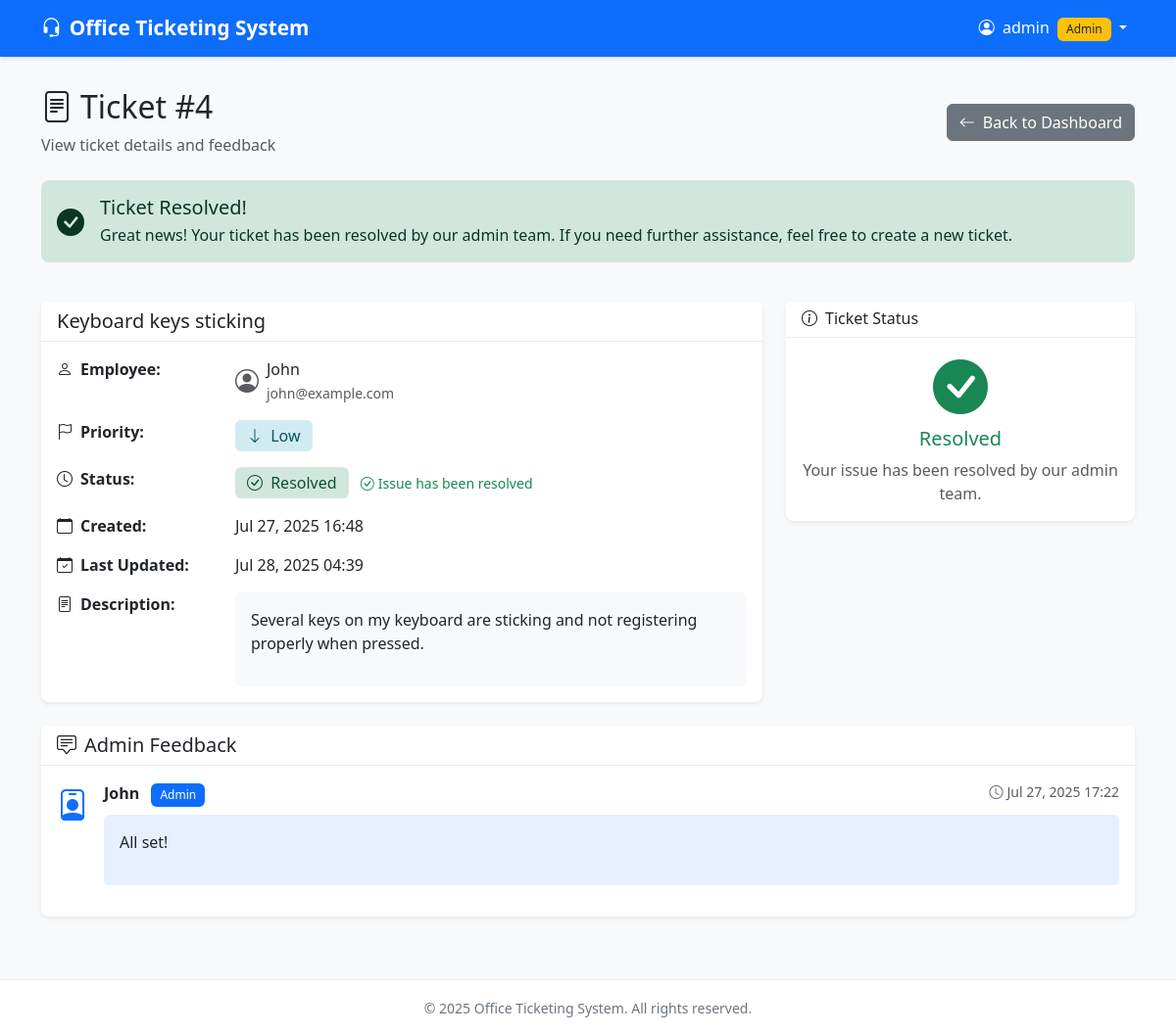
/ticket/4/ (signed in), run on the app's committed database.
### tickets/models.py (models this page shows, shortened)
class Ticket(models.Model):
    PRIORITY_CHOICES = [
        ('low', 'Low'),
        ('medium', 'Medium'),
        ('high', 'High'),
        ('urgent', 'Urgent'),
    ]
    STATUS_CHOICES = [
        ('open', 'Open'),
        ('ongoing', 'Ongoing'),
        ('resolved', 'Resolved'),
        ('closed', 'Closed'),
    ]
    title = models.CharField(max_length=200)
    description = models.TextField()
    priority = models.CharField(max_length=10, choices=PRIORITY_CHOICES, default='medium')
    status = models.CharField(max_length=10, choices=STATUS_CHOICES, default='open')
    employee = models.ForeignKey(User, on_delete=models.CASCADE, related_name='tickets')
    created_at = models.DateTimeField(default=timezone.now)
    updated_at = models.DateTimeField(auto_now=True)
    class Meta:
        ordering = ['-created_at']

class TicketFeedback(models.Model):
    ticket = models.ForeignKey(Ticket, on_delete=models.CASCADE, related_name='feedback')
    admin_user = models.ForeignKey(User, on_delete=models.CASCADE)
    message = models.TextField()
    created_at = models.DateTimeField(default=timezone.now)
    class Meta:
        ordering = ['-created_at']

### tickets/views.py (the view)
# urls.py: path('ticket/<int:ticket_id>/', views.ticket_detail, name='ticket_detail'),
@login_required
def ticket_detail(request, ticket_id):
    ticket = get_object_or_404(Ticket, id=ticket_id)
    if not is_admin(request.user) and ticket.employee != request.user:
        messages.error(request, 'You can only view your own tickets.')
        return redirect('employee_dashboard')
    feedback_list = ticket.feedback.all()
    return render(request, 'ticket_detail.html', {
        'ticket': ticket,
        'feedback_list': feedback_list
    })

### tickets/views.py (called while the page is built)
def is_admin(user):
    return user.is_staff or user.is_superuser

### templates/ticket_detail.html (shortened to what this page needs)
{% extends 'base.html' %}
{% block content %}
<div class="row mb-4">
    <div class="col-12">
        <div class="d-flex justify-content-between align-items-center">
            <div>
                <h2><i class="bi bi-file-text me-2"></i>Ticket #{{ ticket.id }}</h2>
                <p class="text-muted mb-0">View ticket details and feedback</p>
            </div>
            <a href="{% if user.is_staff %}{% url 'admin_dashboard' %}{% else %}{% url 'employee_dashboard' %}{% endif %}" class="btn btn-secondary">
                <i class="bi bi-arrow-left me-2"></i>Back to Dashboard
            </a>
        </div>
    </div>
</div>
{% if ticket.status == 'resolved' %}
<div class="row mb-4">
    <div class="col-12">
        <div class="alert alert-success" role="alert">
            <div class="d-flex align-items-center">
                <i class="bi bi-check-circle-fill me-3 fs-3"></i>
                <div>
                    <h5 class="alert-heading mb-1">Ticket Resolved!</h5>
                    <p class="mb-0">Great news! Your ticket has been resolved by our admin team. If you need further assistance, feel free to create a new ticket.</p>
                </div>
            </div>
        </div>
    </div>
</div>
{% endif %}
<div class="row">
    <div class="col-lg-8">
        <div class="card">
            <div class="card-header">
                <h5 class="mb-0">{{ ticket.title }}</h5>
            </div>
            <div class="card-body">
                <div class="row mb-3">
                    <div class="col-sm-3"><strong><i class="bi bi-person me-2"></i>Employee:</strong></div>
                    <div class="col-sm-9">
                        <div class="d-flex align-items-center">
                            <i class="bi bi-person-circle me-2 text-muted fs-4"></i>
                            <div>
                                <div class="fw-medium">{{ ticket.employee.first_name|default:ticket.employee.username }}</div>
                                <small class="text-muted">{{ ticket.employee.email }}</small>
                            </div>
                        </div>
                    </div>
                </div>
                <div class="row mb-3">
                    <div class="col-sm-3"><strong><i class="bi bi-flag me-2"></i>Priority:</strong></div>
                    <div class="col-sm-9">
                        <span class="badge priority-{{ ticket.priority }} fs-6">
                            {% if ticket.priority == 'urgent' %}
                                <i class="bi bi-exclamation-triangle me-1"></i>
                            {% elif ticket.priority == 'high' %}
                                <i class="bi bi-arrow-up me-1"></i>
                            {% elif ticket.priority == 'medium' %}
                                <i class="bi bi-dash me-1"></i>
                            {% else %}
                                <i class="bi bi-arrow-down me-1"></i>
                            {% endif %}
                            {{ ticket.get_priority_display }}
                        </span>
                    </div>
                </div>
                <div class="row mb-3">
                    <div class="col-sm-3"><strong><i class="bi bi-clock me-2"></i>Status:</strong></div>
                    <div class="col-sm-9">
                        <span class="badge status-{{ ticket.status }} fs-6">
                            {% if ticket.status == 'open' %}
                                <i class="bi bi-circle me-1"></i>
                            {% elif ticket.status == 'ongoing' %}
                                <i class="bi bi-arrow-clockwise me-1"></i>
                            {% elif ticket.status == 'resolved' %}
                                <i class="bi bi-check-circle me-1"></i>
                            {% else %}
                                <i class="bi bi-x-circle me-1"></i>
                            {% endif %}
                            {{ ticket.get_status_display }}
                        </span>
                        {% if ticket.status == 'resolved' %}
                            <small class="text-success ms-2">
                                <i class="bi bi-check-circle me-1"></i>Issue has been resolved
                            </small>
                        {% endif %}
                    </div>
                </div>
                <div class="row mb-3">
                    <div class="col-sm-3"><strong><i class="bi bi-calendar me-2"></i>Created:</strong></div>
                    <div class="col-sm-9">{{ ticket.created_at|date:"M d, Y H:i" }}</div>
                </div>
                <div class="row mb-3">
                    <div class="col-sm-3"><strong><i class="bi bi-calendar-check me-2"></i>Last Updated:</strong></div>
                    <div class="col-sm-9">{{ ticket.updated_at|date:"M d, Y H:i" }}</div>
                </div>
                <div class="row">
                    <div class="col-sm-3"><strong><i class="bi bi-file-text me-2"></i>Description:</strong></div>
                    <div class="col-sm-9">
                        <div class="p-3 bg-light rounded">
                            {{ ticket.description|linebreaks }}
                        </div>
                    </div>
                </div>
            </div>
        </div>
    </div>
    <div class="col-lg-4">
        <div class="card mb-3">
            <div class="card-header">
                <h6 class="mb-0"><i class="bi bi-info-circle me-2"></i>Ticket Status</h6>
            </div>
            <div class="card-body text-center">
                {% if ticket.status == 'resolved' %}
                    <i class="bi bi-check-circle-fill text-success display-4"></i>
                    <h5 class="mt-2 text-success">Resolved</h5>
                    <p class="text-muted mb-0">Your issue has been resolved by our admin team.</p>
                {% elif ticket.status == 'ongoing' %}
                    <i class="bi bi-arrow-clockwise text-warning display-4"></i>
                    <h5 class="mt-2 text-warning">In Progress</h5>
                    <p class="text-muted mb-0">We're currently working on your ticket.</p>
                {% elif ticket.status == 'closed' %}
                    <i class="bi bi-x-circle-fill text-secondary display-4"></i>
                    <h5 class="mt-2 text-secondary">Closed</h5>
                    <p class="text-muted mb-0">This ticket has been closed.</p>
                {% else %}
                    <i class="bi bi-circle text-info display-4"></i>
                    <h5 class="mt-2 text-info">Open</h5>
                    <p class="text-muted mb-0">We've received your ticket and will respond soon.</p>
                {% endif %}
            </div>
        </div>
    </div>
</div>
{% if feedback_list %}
<div class="row mt-4">
    <div class="col-12">
        <div class="card">
            <div class="card-header">
                <h5 class="mb-0"><i class="bi bi-chat-square-text me-2"></i>Admin Feedback</h5>
            </div>
            <div class="card-body">
                {% for feedback in feedback_list %}
                <div class="d-flex mb-3 {% if not forloop.last %}border-bottom pb-3{% endif %}">
                    <div class="flex-shrink-0">
                        <i class="bi bi-person-badge fs-2 text-primary"></i>
                    </div>
                    <div class="flex-grow-1 ms-3">
                        <div class="d-flex justify-content-between align-items-start">
                            <div>
                                <strong>{{ feedback.admin_user.first_name|default:feedback.admin_user.username }}</strong>
                                <span class="badge bg-primary ms-2">Admin</span>
                            </div>
                            <small class="text-muted">
                                <i class="bi bi-clock me-1"></i>{{ feedback.created_at|date:"M d, Y H:i" }}
                            </small>
                        </div>
                        <div class="mt-2 p-3 bg-primary bg-opacity-10 rounded">
                            {{ feedback.message|linebreaks }}
                        </div>
                    </div>
                </div>
                {% endfor %}
            </div>
        </div>
    </div>
</div>
{% endif %}
{% endblock %}

### templates/base.html (shortened to what this page needs)
<!DOCTYPE html>
<html lang="en">
<head>
    <link href="https://cdn.jsdelivr.net/npm/bootstrap@5.3.0/dist/css/bootstrap.min.css" rel="stylesheet">
    <link href="https://cdn.jsdelivr.net/npm/bootstrap-icons@1.10.0/font/bootstrap-icons.css" rel="stylesheet">
</head>
<body>
    <nav class="navbar navbar-expand-lg navbar-dark bg-primary">
        <div class="container">
            <a class="navbar-brand" href="{% if user.is_staff %}{% url 'admin_dashboard' %}{% else %}{% url 'employee_dashboard' %}{% endif %}">
                <i class="bi bi-headset me-2"></i>Office Ticketing System
            </a>
            {% if user.is_authenticated %}
            <div class="navbar-nav ms-auto">
                <div class="nav-item dropdown">
                    <a class="nav-link dropdown-toggle text-white" href="#" id="navbarDropdown" role="button" data-bs-toggle="dropdown">
                        <i class="bi bi-person-circle me-1"></i>
                        {{ user.first_name|default:user.username }}
                        {% if user.is_staff %}
                            <span class="badge bg-warning text-dark ms-1">Admin</span>
                        {% endif %}
                    </a>
                </div>
            </div>
            {% endif %}
        </div>
    </nav>
    <div class="main-content">
        <div class="container">
            {% block content %}
            {% endblock %}
        </div>
    </div>
    <footer class="footer">
        <div class="container">
            <small>&copy; 2025 Office Ticketing System. All rights reserved.</small>
        </div>
    </footer>
</body>
</html>

### templates/base.html (style rules this page uses)
:root { --primary-color: #0d6efd; --secondary-color: #6c757d; --success-color: #198754; --warning-color: #ffc107; --danger-color: #dc3545; --info-color: #0dcaf0; }
body { background-color: #f8f9fa; font-family: 'Segoe UI', Tahoma, Geneva, Verdana, sans-serif; }
.navbar { box-shadow: 0 2px 4px rgba(0,0,0,.1); }
.navbar-brand { font-weight: 600; font-size: 1.3rem; }
.main-content { padding: 2rem 0; min-height: calc(100vh - 76px); }
.card { border: none; box-shadow: 0 0.125rem 0.25rem rgba(0, 0, 0, 0.075); border-radius: 0.5rem; }
.card-header { background-color: #fff; border-bottom: 1px solid #e9ecef; font-weight: 600; }
.btn { border-radius: 0.375rem; font-weight: 500; }
.priority-low { background-color: #d1ecf1; color: #0c5460; }
.status-resolved { background-color: #d1e7dd; color: #0f5132; }
.badge { font-size: 0.75rem; font-weight: 500; padding: 0.5em 0.75em; }
.alert { border-radius: 0.5rem; border: none; }
.footer { background-color: #fff; border-top: 1px solid #e9ecef; padding: 1rem 0; margin-top: 2rem; text-align: center; color: #6c757d; }

### data on the page
Ticket: id "4", title "Keyboard keys sticking", employee.first_name "John", employee.email "john@example.com", priority "Low", status "Resolved", created_at "Jul 27, 2025 16:48", updated_at "Jul 28, 2025 04:39", description "Several keys on my keyboard are sticking and not registering properly when pressed."
TicketFeedback: admin_user.first_name "John", created_at "Jul 27, 2025 17:22", message "All set!"

### other printed values
{{ user.first_name|default:user.username }} "admin"
